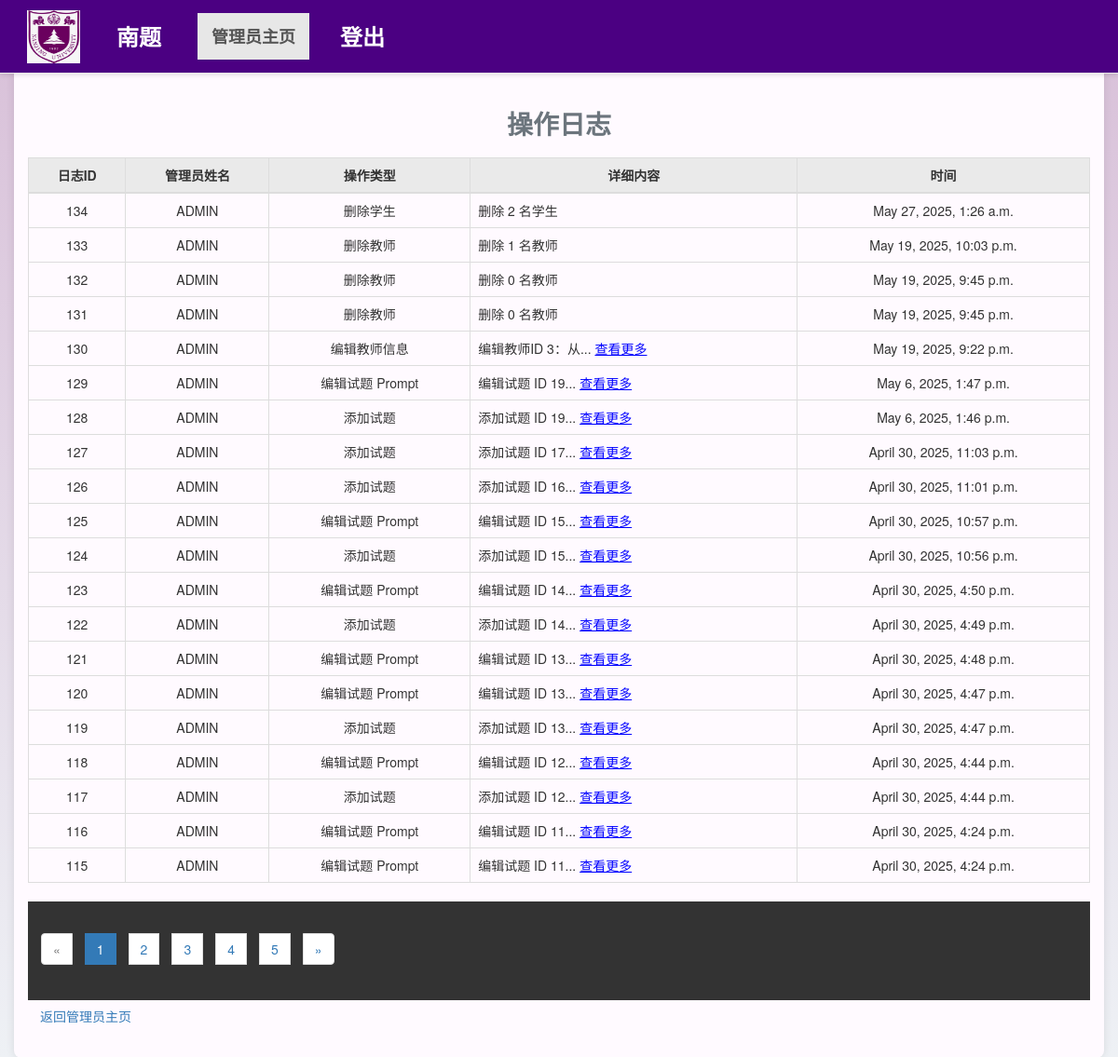
The page /view_operation_logs/ (signed in) on the database its author committed.
### users/models.py (models this page shows, shortened)
class OperationLog(models.Model):
    LogID = models.AutoField(primary_key=True)
    AdminID = models.ForeignKey(
        Administrator, on_delete=models.CASCADE, related_name="operation_logs"
    )
    Operation = models.CharField(max_length=200)
    Details = models.TextField()
    Timestamp = models.DateTimeField(default=timezone.now)
    class Meta:
        db_table = "OperationLog"
        indexes = [
            models.Index(fields=["Timestamp"], name="idx_log_timestamp"),
        ]

class Administrator(models.Model):
    AdminID = models.AutoField(primary_key=True)
    Name = models.CharField(max_length=50, default="admin")
    Email = models.EmailField(max_length=100, null=True, unique=True)  # , blank=True)
    Password = models.CharField(max_length=255, default="123456")  # 加密存储
    class Meta:
        db_table = "Administrator"
        indexes = [
            models.Index(fields=["Email"], name="idx_admin_email"),
        ]

### users/views.py (the view)
# urls.py: path("view_operation_logs/", views.view_operation_logs, name="view_operation_logs"),
def view_operation_logs(request):
    admin_id = request.session.get("admin_id")
    if not admin_id:
        messages.error(request, "无权限访问操作日志")
        return redirect("login")
    admin = get_object_or_404(Administrator, AdminID=admin_id)
    logs = OperationLog.objects.all().order_by("-Timestamp")
    paginator = Paginator(logs, 20)
    page_number = request.GET.get("page")
    page_obj = paginator.get_page(page_number)
    context = {
        "logs": page_obj,
    }
    return render(request, "view_operation_logs.html", context)

### templates/view_operation_logs.html (shortened to what this page needs)
{% extends 'base.html' %}
{% block content %}
<h2 class="page-title">操作日志</h2>
<table class="table table-bordered">
    <thead>
        <tr>
            <th>日志ID</th>
            <th>管理员姓名</th>
            <th>操作类型</th>
            <th>详细内容</th>
            <th>时间</th>
        </tr>
    </thead>
    <tbody>
        {% for log in logs %}
        <tr>
            <td>{{ log.LogID }}</td>
            <td>{{ log.AdminID.Name }}</td>
            <td>{{ log.Operation }}</td>
            <td class="operation-details" style="text-align: left;">
                {% with log.Details|safe as details %}
                <span class="short-text">{{ details|slice:":10" }}{% if details|length > 10 %}...{% endif %}</span>
                {% endwith %}
                {% if log.Details|length > 10 %}
                <a href="#" class="toggle-more" onclick="toggleDetails(this); return false;">查看更多</a>
                {% endif %}
            </td>
            <td>{{ log.Timestamp }}</td>
        </tr>
        {% empty %}
        <tr>
            <td colspan="5">暂无操作日志</td>
        </tr>
        {% endfor %}
    </tbody>
</table>
<nav aria-label="Page navigation">
    <ul class="pagination">
        {% if logs.has_previous %}
        <li class="page-item">
            <a class="page-link" href="?page={{ logs.previous_page_number }}" aria-label="Previous">
                <span aria-hidden="true">&laquo;</span>
            </a>
        </li>
        {% else %}
        <li class="page-item disabled">
            <a class="page-link" href="#" aria-label="Previous">
                <span aria-hidden="true">&laquo;</span>
            </a>
        </li>
        {% endif %}
        {% for num in logs.paginator.page_range %}
        {% if logs.number == num %}
        <li class="page-item active"><a class="page-link" href="#">{{ num }}</a></li>
        {% elif num > logs.number|add:'-5' and num < logs.number|add:'5' %} <li class="page-item"><a class="page-link"
                href="?page={{ num }}">{{ num }}</a></li>
            {% endif %}
            {% endfor %}
            {% if logs.has_next %}
            <li class="page-item">
                <a class="page-link" href="?page={{ logs.next_page_number }}" aria-label="Next">
                    <span aria-hidden="true">&raquo;</span>
                </a>
            </li>
            {% else %}
            <li class="page-item disabled">
                <a class="page-link" href="#" aria-label="Next">
                    <span aria-hidden="true">&raquo;</span>
                </a>
            </li>
            {% endif %}
    </ul>
</nav>
<div class="mt-3">
    <a href="{% url 'admin_dashboard' %}" class="btn btn-secondary">返回管理员主页</a>
</div>
{% endblock %}

### static/css/styles.css (style rules this page uses)
body { font-family: 'Arial', sans-serif; color: #333; background: linear-gradient(180deg, #D8BFD8 0%, #eef1f5 100%); margin: 0; padding: 0; }
nav { background-color: #333; padding: 1em; }
nav a { color: white; margin-right: 1em; text-decoration: none; }
.page-title { text-align: center; font-size: 2em; color: #6c757d; margin-bottom: 20px; font-weight: bold; }
table { border-collapse: collapse; width: 100%; margin-bottom: 20px; }
table th, table td { border: 2px solid #6c5ce7; padding: 10px; text-align: center; }
th { background-color: #eaeaea; }
h2 { text-align: center; margin-bottom: 20px; color: #333; }

### templates/view_operation_logs.html (style rules this page uses)
.operation-details { white-space: nowrap; overflow: hidden; text-overflow: ellipsis; }
.toggle-more { color: blue; cursor: pointer; text-decoration: underline; }

### rows shown on the page
OperationLog: LogID "134", AdminID.Name "ADMIN", Operation "删除学生", Details "删除 2 名学生", Timestamp "May 27, 2025, 1:26 a.m."
OperationLog: LogID "133", AdminID.Name "ADMIN", Operation "删除教师", Details "删除 1 名教师", Timestamp "May 19, 2025, 10:03 p.m."
OperationLog: LogID "132", AdminID.Name "ADMIN", Operation "删除教师", Details "删除 0 名教师", Timestamp "May 19, 2025, 9:45 p.m."
OperationLog: LogID "131", AdminID.Name "ADMIN", Operation "删除教师", Details "删除 0 名教师", Timestamp "May 19, 2025, 9:45 p.m."
OperationLog: LogID "130", AdminID.Name "ADMIN", Operation "编辑教师信息", details "编辑教师ID 3：从", shows "查看更多", Timestamp "May 19, 2025, 9:22 p.m."
OperationLog: LogID "129", AdminID.Name "ADMIN", Operation "编辑试题 Prompt", details "编辑试题 ID 19", shows "查看更多", Timestamp "May 6, 2025, 1:47 p.m."
OperationLog: LogID "128", AdminID.Name "ADMIN", Operation "添加试题", details "添加试题 ID 19", shows "查看更多", Timestamp "May 6, 2025, 1:46 p.m."
OperationLog: LogID "127", AdminID.Name "ADMIN", Operation "添加试题", details "添加试题 ID 17", shows "查看更多", Timestamp "April 30, 2025, 11:03 p.m."
OperationLog: LogID "126", AdminID.Name "ADMIN", Operation "添加试题", details "添加试题 ID 16", shows "查看更多", Timestamp "April 30, 2025, 11:01 p.m."
OperationLog: LogID "125", AdminID.Name "ADMIN", Operation "编辑试题 Prompt", details "编辑试题 ID 15", shows "查看更多", Timestamp "April 30, 2025, 10:57 p.m."
OperationLog: LogID "124", AdminID.Name "ADMIN", Operation "添加试题", details "添加试题 ID 15", shows "查看更多", Timestamp "April 30, 2025, 10:56 p.m."
OperationLog: LogID "123", AdminID.Name "ADMIN", Operation "编辑试题 Prompt", details "编辑试题 ID 14", shows "查看更多", Timestamp "April 30, 2025, 4:50 p.m."
OperationLog: LogID "122", AdminID.Name "ADMIN", Operation "添加试题", details "添加试题 ID 14", shows "查看更多", Timestamp "April 30, 2025, 4:49 p.m."
OperationLog: LogID "121", AdminID.Name "ADMIN", Operation "编辑试题 Prompt", details "编辑试题 ID 13", shows "查看更多", Timestamp "April 30, 2025, 4:48 p.m."
OperationLog: LogID "120", AdminID.Name "ADMIN", Operation "编辑试题 Prompt", details "编辑试题 ID 13", shows "查看更多", Timestamp "April 30, 2025, 4:47 p.m."
OperationLog: LogID "119", AdminID.Name "ADMIN", Operation "添加试题", details "添加试题 ID 13", shows "查看更多", Timestamp "April 30, 2025, 4:47 p.m."
OperationLog: LogID "118", AdminID.Name "ADMIN", Operation "编辑试题 Prompt", details "编辑试题 ID 12", shows "查看更多", Timestamp "April 30, 2025, 4:44 p.m."
OperationLog: LogID "117", AdminID.Name "ADMIN", Operation "添加试题", details "添加试题 ID 12", shows "查看更多", Timestamp "April 30, 2025, 4:44 p.m."
OperationLog: LogID "116", AdminID.Name "ADMIN", Operation "编辑试题 Prompt", details "编辑试题 ID 11", shows "查看更多", Timestamp "April 30, 2025, 4:24 p.m."
OperationLog: LogID "115", AdminID.Name "ADMIN", Operation "编辑试题 Prompt", details "编辑试题 ID 11", shows "查看更多", Timestamp "April 30, 2025, 4:24 p.m."

### other values the page prints
{{ num }} "1"
{{ num }} "2" "3" "4" "5"
